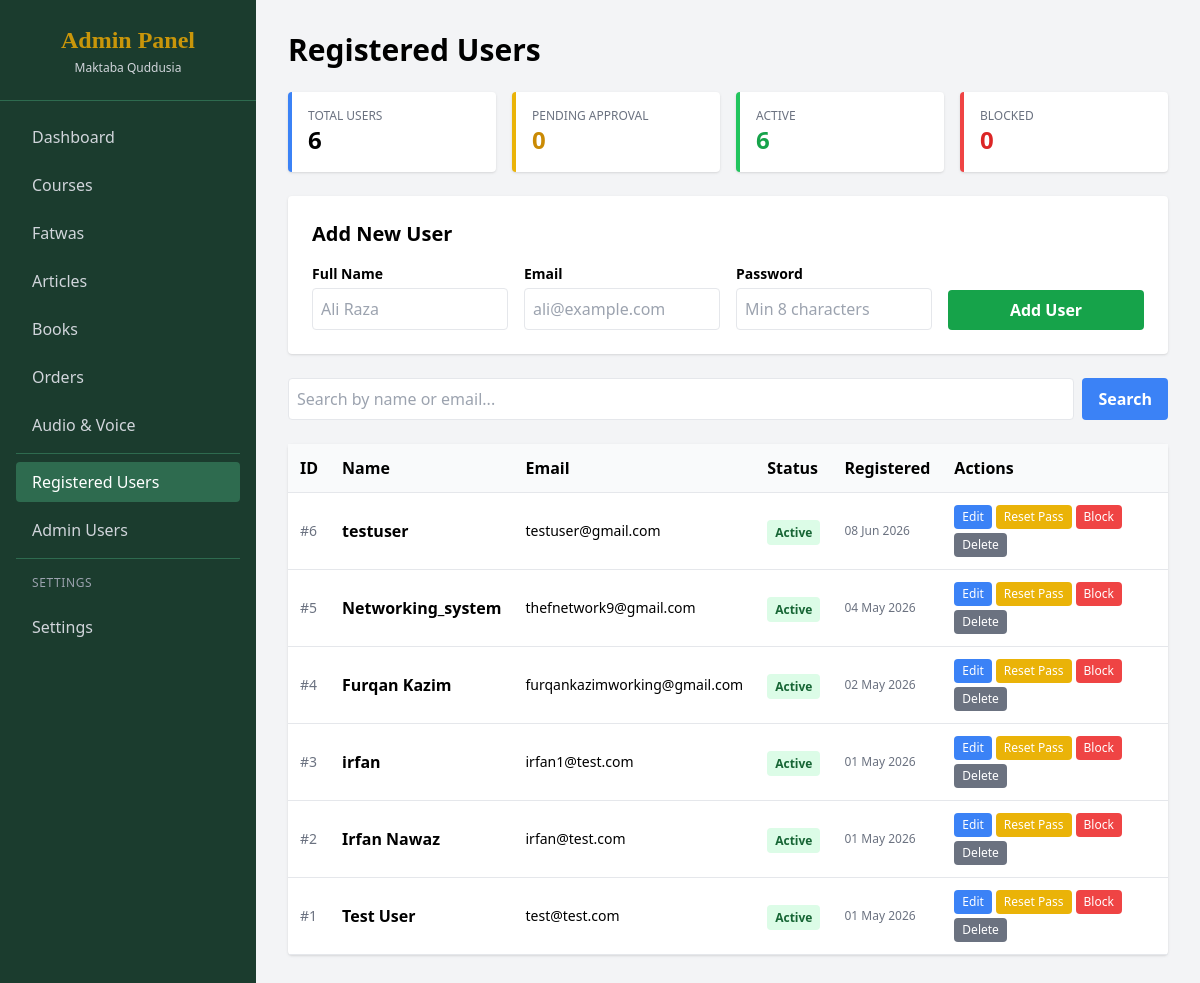
The page /admin/manage_users.php (signed in) on the database its author committed.
### tables this page shows
CREATE TABLE `users` (
  `id` int(11) NOT NULL,
  `name` varchar(100) NOT NULL,
  `email` varchar(100) NOT NULL,
  `password_hash` varchar(255) NOT NULL,
  `status` varchar(20) DEFAULT 'active',
  `created_at` timestamp NOT NULL DEFAULT current_timestamp()
);

### admin/manage_users.php (the view, shortened to what this page needs)
<?php
require_once '../config.php';
$search = isset($_GET['search']) ? trim($_GET['search']) : '';
if ($search) {
    $stmt = $pdo->prepare("SELECT * FROM users WHERE name LIKE ? OR email LIKE ? ORDER BY created_at DESC");
    $stmt->execute(["%$search%", "%$search%"]);
    $users = $stmt->fetchAll();
} else {
    $users = $pdo->query("SELECT * FROM users ORDER BY created_at DESC")->fetchAll();
}
$total_users = $pdo->query("SELECT COUNT(*) FROM users")->fetchColumn();
$pending_users = $pdo->query("SELECT COUNT(*) FROM users WHERE status = 'pending'")->fetchColumn();
$active_users = $pdo->query("SELECT COUNT(*) FROM users WHERE status = 'active'")->fetchColumn();
$blocked_users = $pdo->query("SELECT COUNT(*) FROM users WHERE status = 'blocked'")->fetchColumn();
?>
<!DOCTYPE html>
<html lang="en">
<head>
    <script src="https://cdn.tailwindcss.com"></script>
</head>
<body class="bg-gray-100 flex h-screen">
    <aside class="w-64 bg-[#1B3C2E] text-white flex-shrink-0 overflow-y-auto">
        <div class="p-6 border-b border-[#2E6B4F] text-center">
            <h2 class="text-2xl font-serif text-[#C9960A] font-bold">Admin Panel</h2>
            <p class="text-xs text-gray-300 mt-1">Maktaba Quddusia</p>
        </div>
        <nav class="p-4 space-y-2">
            <a href="dashboard.php" class="block py-2 px-4 hover:bg-[#2E6B4F] rounded text-gray-300 transition">Dashboard</a>
            <a href="courses.php" class="block py-2 px-4 hover:bg-[#2E6B4F] rounded text-gray-300 transition">Courses</a>
            <a href="fatwas.php" class="block py-2 px-4 hover:bg-[#2E6B4F] rounded text-gray-300 transition">Fatwas</a>
            <a href="articles.php" class="block py-2 px-4 hover:bg-[#2E6B4F] rounded text-gray-300 transition">Articles</a>
            <a href="books.php" class="block py-2 px-4 hover:bg-[#2E6B4F] rounded text-gray-300 transition">Books</a>
            <a href="orders.php" class="block py-2 px-4 hover:bg-[#2E6B4F] rounded text-gray-300 transition">Orders</a>
            <a href="audios.php" class="block py-2 px-4 hover:bg-[#2E6B4F] rounded text-gray-300 transition">Audio & Voice</a>
            <hr class="my-2 border-[#2E6B4F]">
            <a href="manage_users.php" class="block py-2 px-4 bg-[#2E6B4F] rounded text-white font-medium">Registered Users</a>
            <a href="users.php" class="block py-2 px-4 hover:bg-[#2E6B4F] rounded text-gray-300 transition">Admin Users</a>
            <hr class="my-2 border-[#2E6B4F]">
            <div class="px-4 py-2 text-xs text-gray-400 uppercase tracking-wider">Settings</div>
            <a href="settings.php" class="block py-2 px-4 hover:bg-[#2E6B4F] rounded text-gray-300 transition">Settings</a>
        </nav>
    </aside>
    <main class="flex-1 p-8 overflow-y-auto">
        <h1 class="text-3xl font-bold mb-6">Registered Users</h1>
        <div class="grid grid-cols-4 gap-4 mb-6">
            <div class="bg-white p-4 rounded shadow border-l-4 border-blue-500">
                <p class="text-xs text-gray-500 uppercase">Total Users</p>
                <p class="text-2xl font-bold"><?php echo $total_users; ?></p>
            </div>
            <div class="bg-white p-4 rounded shadow border-l-4 border-yellow-500">
                <p class="text-xs text-gray-500 uppercase">Pending Approval</p>
                <p class="text-2xl font-bold text-yellow-600"><?php echo $pending_users; ?></p>
            </div>
            <div class="bg-white p-4 rounded shadow border-l-4 border-green-500">
                <p class="text-xs text-gray-500 uppercase">Active</p>
                <p class="text-2xl font-bold text-green-600"><?php echo $active_users; ?></p>
            </div>
            <div class="bg-white p-4 rounded shadow border-l-4 border-red-500">
                <p class="text-xs text-gray-500 uppercase">Blocked</p>
                <p class="text-2xl font-bold text-red-600"><?php echo $blocked_users; ?></p>
            </div>
        </div>
        <div class="bg-white p-6 rounded shadow mb-6">
            <h2 class="text-xl font-bold mb-4">Add New User</h2>
            <form method="POST" class="grid grid-cols-1 md:grid-cols-4 gap-4 items-end">
                <div>
                    <label class="block text-sm font-bold mb-1">Full Name</label>
                    <input type="text" name="name" required class="w-full border p-2 rounded" placeholder="Ali Raza">
                </div>
                <div>
                    <label class="block text-sm font-bold mb-1">Email</label>
                    <input type="email" name="email" required class="w-full border p-2 rounded" placeholder="ali@example.com">
                </div>
                <div>
                    <label class="block text-sm font-bold mb-1">Password</label>
                    <input type="password" name="password" required minlength="8" class="w-full border p-2 rounded" placeholder="Min 8 characters">
                </div>
                <div>
                    <button type="submit" class="w-full bg-green-600 hover:bg-green-700 text-white px-4 py-2 rounded font-bold">Add User</button>
                </div>
            </form>
        </div>
        <form method="GET" class="mb-6">
            <div class="flex gap-2">
                <input type="text" name="search" value="<?php echo htmlspecialchars($search); ?>" placeholder="Search by name or email..." class="flex-1 border p-2 rounded">
                <button type="submit" class="bg-blue-500 text-white px-4 py-2 rounded font-bold">Search</button>
            </div>
        </form>
        <div class="bg-white rounded shadow">
            <table class="w-full text-left border-collapse">
                <thead class="bg-gray-50">
                    <tr class="border-b">
                        <th class="p-3">ID</th>
                        <th class="p-3">Name</th>
                        <th class="p-3">Email</th>
                        <th class="p-3">Status</th>
                        <th class="p-3">Registered</th>
                        <th class="p-3">Actions</th>
                    </tr>
                </thead>
                <tbody>
                    <?php foreach($users as $u): ?>
                    <tr class="border-b hover:bg-gray-50">
                        <td class="p-3 text-sm text-gray-500">#<?php echo $u['id']; ?></td>
                        <td class="p-3 font-bold"><?php echo htmlspecialchars($u['name']); ?></td>
                        <td class="p-3 text-sm"><?php echo htmlspecialchars($u['email']); ?></td>
                        <td class="p-3">
                            <?php $status = $u['status'] ?? 'active'; ?>
                            <?php if($status === 'active'): ?>
                                <span class="bg-green-100 text-green-800 text-xs px-2 py-1 rounded font-bold">Active</span>
                            <?php elseif($status === 'pending'): ?>
                                <span class="bg-yellow-100 text-yellow-800 text-xs px-2 py-1 rounded font-bold">Pending</span>
                            <?php else: ?>
                                <span class="bg-red-100 text-red-800 text-xs px-2 py-1 rounded font-bold">Blocked</span>
                            <?php endif; ?>
                        </td>
                        <td class="p-3 text-xs text-gray-500"><?php echo date('d M Y', strtotime($u['created_at'])); ?></td>
                        <td class="p-3">
                            <div class="flex gap-1 flex-wrap">
                                <?php if($status === 'pending'): ?>
                                    <a href="?approve=<?php echo $u['id']; ?>" onclick="return confirm('Approve this user?')"
                                       class="bg-green-500 text-white px-2 py-1 rounded text-xs">Approve</a>
                                    <a href="?reject=<?php echo $u['id']; ?>" onclick="return confirm('Reject this registration?')"
                                       class="bg-red-500 text-white px-2 py-1 rounded text-xs">Reject</a>
                                <?php else: ?>
                                    <button onclick="openEditModal(<?php echo $u['id']; ?>, '<?php echo htmlspecialchars(addslashes($u['name'])); ?>', '<?php echo htmlspecialchars(addslashes($u['email'])); ?>')"
                                        class="bg-blue-500 text-white px-2 py-1 rounded text-xs">Edit</button>
                                    <button onclick="openPasswordModal(<?php echo $u['id']; ?>, '<?php echo htmlspecialchars(addslashes($u['name'])); ?>')"
                                        class="bg-yellow-500 text-white px-2 py-1 rounded text-xs">Reset Pass</button>
                                    <?php if($status === 'active'): ?>
                                        <a href="?block=<?php echo $u['id']; ?>" onclick="return confirm('Block this user?')"
                                           class="bg-red-500 text-white px-2 py-1 rounded text-xs">Block</a>
                                    <?php else: ?>
                                        <a href="?unblock=<?php echo $u['id']; ?>"
                                           class="bg-green-500 text-white px-2 py-1 rounded text-xs">Unblock</a>
                                    <?php endif; ?>
                                <?php endif; ?>
                                <a href="?delete=<?php echo $u['id']; ?>" onclick="return confirm('Permanently delete this user? This cannot be undone.')"
                                   class="bg-gray-500 text-white px-2 py-1 rounded text-xs">Delete</a>
                            </div>
                        </td>
                    </tr>
                    <?php endforeach; ?>
                </tbody>
            </table>
        </div>
    </main>
</body>
</html>

### rows shown on the page
users: id "6", name "testuser", email "testuser@gmail.com", status "Active", created_at "08 Jun 2026"
users: id "5", name "Networking_system", email "thefnetwork9@gmail.com", status "Active", created_at "04 May 2026"
users: id "4", name "Furqan Kazim", email "furqankazimworking@gmail.com", status "Active", created_at "02 May 2026"
users: id "3", name "irfan", email "irfan1@test.com", status "Active", created_at "01 May 2026"
users: id "2", name "Irfan Nawaz", email "irfan@test.com", status "Active", created_at "01 May 2026"
users: id "1", name "Test User", email "test@test.com", status "Active", created_at "01 May 2026"

### other values the page prints
$total_users "6"
$pending_users "0"
$active_users "6"
$blocked_users "0"
